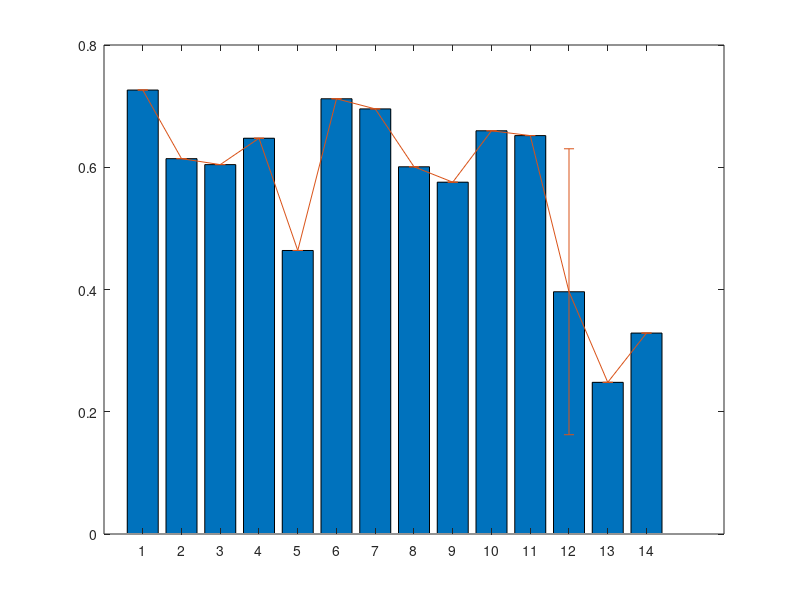

Recreate this plot in MATLAB.
% order: Genesis A, Genesis B, Christ I, Christ II, Christ III, Elene,
% Juliana, Beowulf 1 - KD, Beowulf 2 - KD, Beowulf 1 - Klaeber, Beowulf 2 - Klaeber, corpus mean, Iliad, Odyssey 


ratio = [0.72632, 0.61406, 0.60432, 0.64748, 0.46383, 0.71205, 0.69547, 0.60078, 0.57558, 0.65969, 0.65179, 0.396324706, 0.24813, 0.32873];
error = [0, 0, 0, 0, 0, 0, 0, 0, 0, 0, 0, 0.233896736, 0, 0];

bar(ratio)
hold on
errorbar(1:14,ratio,error)
hold off

% statistical comparison between "single" and "multiple" author cases
% group 1 - "multiple author" differences

group1 = [ratio(1) - ratio(2), ratio(4) - ratio(3), ratio(3) - ratio(5), ratio(4) - ratio(5)];
mean(group1);

% group 2 - "single author" differences

group2 = [ratio(6) - ratio(7), ratio(8) - ratio(9), ratio(10) - ratio(11)];
mean(group2);

% t-test
[h, p, ci, stats] = ttest2(group1, group2)





